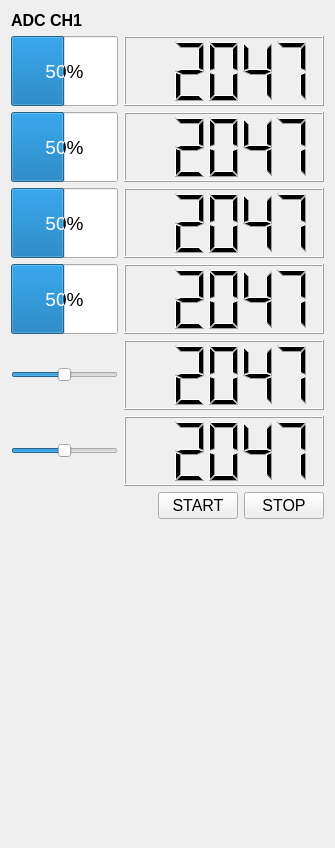
     <widget class="QWidget" name="tab_live">
      <attribute name="title">
       <string>Live view</string>
      </attribute>
      <layout class="QVBoxLayout" name="verticalLayout_31">
       <item>
        <widget class="QLabel" name="label_16">
         <property name="font">
          <font>
           <pointsize>12</pointsize>
           <weight>75</weight>
           <bold>true</bold>
          </font>
         </property>
         <property name="text">
          <string>ADC CH1</string>
         </property>
        </widget>
       </item>
       <item>
        <layout class="QHBoxLayout" name="horizontalLayout_19">
         <item>
          <widget class="QProgressBar" name="live_bar_ch_1">
           <property name="minimumSize">
            <size>
             <width>0</width>
             <height>70</height>
            </size>
           </property>
           <property name="font">
            <font>
             <pointsize>14</pointsize>
            </font>
           </property>
           <property name="maximum">
            <number>4094</number>
           </property>
           <property name="value">
            <number>2047</number>
           </property>
          </widget>
         </item>
         <item>
          <widget class="QLCDNumber" name="live_value_ch_1">
           <property name="minimumSize">
            <size>
             <width>200</width>
             <height>70</height>
            </size>
           </property>
           <property name="intValue" stdset="0">
            <number>2047</number>
           </property>
          </widget>
         </item>
        </layout>
       </item>
       <item>
        <layout class="QHBoxLayout" name="horizontalLayout_20">
         <item>
          <widget class="QProgressBar" name="live_bar_ch_2">
           <property name="minimumSize">
            <size>
             <width>0</width>
             <height>70</height>
            </size>
           </property>
           <property name="font">
            <font>
             <pointsize>14</pointsize>
            </font>
           </property>
           <property name="maximum">
            <number>4094</number>
           </property>
           <property name="value">
            <number>2047</number>
           </property>
          </widget>
         </item>
         <item>
          <widget class="QLCDNumber" name="live_value_ch_2">
           <property name="minimumSize">
            <size>
             <width>200</width>
             <height>70</height>
            </size>
           </property>
           <property name="intValue" stdset="0">
            <number>2047</number>
           </property>
          </widget>
         </item>
        </layout>
       </item>
       <item>
        <layout class="QHBoxLayout" name="horizontalLayout_21">
         <item>
          <widget class="QProgressBar" name="live_bar_ch_3">
           <property name="minimumSize">
            <size>
             <width>0</width>
             <height>70</height>
            </size>
           </property>
           <property name="font">
            <font>
             <pointsize>14</pointsize>
            </font>
           </property>
           <property name="maximum">
            <number>4094</number>
           </property>
           <property name="value">
            <number>2047</number>
           </property>
          </widget>
         </item>
         <item>
          <widget class="QLCDNumber" name="live_value_ch_3">
           <property name="minimumSize">
            <size>
             <width>200</width>
             <height>70</height>
            </size>
           </property>
           <property name="intValue" stdset="0">
            <number>2047</number>
           </property>
          </widget>
         </item>
        </layout>
       </item>
       <item>
        <layout class="QHBoxLayout" name="horizontalLayout_22">
         <item>
          <widget class="QProgressBar" name="live_bar_ch_4">
           <property name="minimumSize">
            <size>
             <width>0</width>
             <height>70</height>
            </size>
           </property>
           <property name="font">
            <font>
             <pointsize>14</pointsize>
            </font>
           </property>
           <property name="maximum">
            <number>4094</number>
           </property>
           <property name="value">
            <number>2047</number>
           </property>
          </widget>
         </item>
         <item>
          <widget class="QLCDNumber" name="live_value_ch_4">
           <property name="minimumSize">
            <size>
             <width>200</width>
             <height>70</height>
            </size>
           </property>
           <property name="intValue" stdset="0">
            <number>2047</number>
           </property>
          </widget>
         </item>
        </layout>
       </item>
       <item>
        <layout class="QHBoxLayout" name="horizontalLayout_23">
         <item>
          <widget class="QSlider" name="horizontalSlider">
           <property name="minimumSize">
            <size>
             <width>0</width>
             <height>70</height>
            </size>
           </property>
           <property name="maximum">
            <number>4095</number>
           </property>
           <property name="sliderPosition">
            <number>2047</number>
           </property>
           <property name="orientation">
            <enum>Qt::Horizontal</enum>
           </property>
          </widget>
         </item>
         <item>
          <widget class="QLCDNumber" name="live_value_dac_1">
           <property name="minimumSize">
            <size>
             <width>200</width>
             <height>70</height>
            </size>
           </property>
           <property name="intValue" stdset="0">
            <number>2047</number>
           </property>
          </widget>
         </item>
        </layout>
       </item>
       <item>
        <layout class="QHBoxLayout" name="horizontalLayout_24">
         <item>
          <widget class="QSlider" name="horizontalSlider_2">
           <property name="minimumSize">
            <size>
             <width>0</width>
             <height>70</height>
            </size>
           </property>
           <property name="maximum">
            <number>4095</number>
           </property>
           <property name="sliderPosition">
            <number>2047</number>
           </property>
           <property name="orientation">
            <enum>Qt::Horizontal</enum>
           </property>
          </widget>
         </item>
         <item>
          <widget class="QLCDNumber" name="live_value_dac_2">
           <property name="minimumSize">
            <size>
             <width>200</width>
             <height>70</height>
            </size>
           </property>
           <property name="intValue" stdset="0">
            <number>2047</number>
           </property>
          </widget>
         </item>
        </layout>
       </item>
       <item>
        <layout class="QHBoxLayout" name="horizontalLayout_25">
         <item>
          <spacer name="horizontalSpacer_2">
           <property name="orientation">
            <enum>Qt::Horizontal</enum>
           </property>
           <property name="sizeHint" stdset="0">
            <size>
             <width>40</width>
             <height>20</height>
            </size>
           </property>
          </spacer>
         </item>
         <item>
          <widget class="QPushButton" name="live_start">
           <property name="font">
            <font>
             <pointsize>12</pointsize>
            </font>
           </property>
           <property name="text">
            <string>START</string>
           </property>
          </widget>
         </item>
         <item>
          <widget class="QPushButton" name="live_stop">
           <property name="font">
            <font>
             <pointsize>12</pointsize>
            </font>
           </property>
           <property name="text">
            <string>STOP</string>
           </property>
          </widget>
         </item>
        </layout>
       </item>
       <item>
        <spacer name="verticalSpacer_7">
         <property name="orientation">
          <enum>Qt::Vertical</enum>
         </property>
         <property name="sizeHint" stdset="0">
          <size>
           <width>20</width>
           <height>318</height>
          </size>
         </property>
        </spacer>
       </item>
      </layout>
     </widget>
